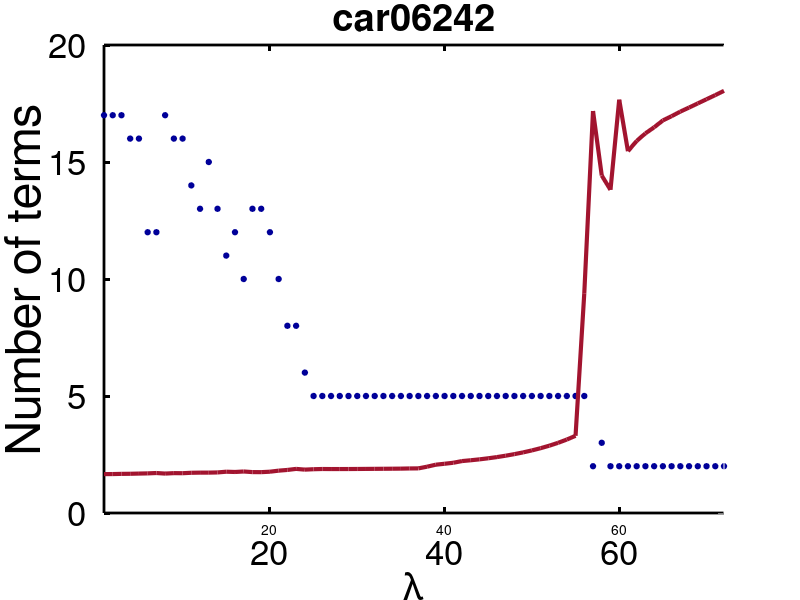

Here is the MATLAB script that generated this plot:
%%SI_car/cal06242. Structural analysis

%%%%%%%%%%%%%%%%%%%%%%%%%  S^3d method %%%%%%%%%%%%%%%%%%%%%%%%%%%%%%%%%%%%
%%% This file generate the Fig.14-SI presented in                       %%%
%%% Ye Yuan, " Machine Discovery of Partial Differential 
%%%             Equations from Spatiotemporal Data"                     %%%
%   @author: Ye Yuan
%%%%%%%%%%%%%%%%%%%%%%%%%%%%%%%%%%%%%%%%%%%%%%%%%%%%%%%%%%%%%%%%%%%%%%%%%%%

load('fig242right.mat');
x = num;
y1 = number;
y2 = err;
[AX,H1,H2] = plotyy(x,y1,x,y2,'plot');
set(AX(1),'XColor','k','YColor',[0 0 0]);
set(AX(2),'XColor','k','YColor','w');
set(gca,'color',[0.941176474094391 0.941176474094391 0.941176474094391]);
set(gcf,'color','w');
HH1=get(AX(1),'Ylabel');
set(HH1,'String','Number of terms');
set(HH1,'color',[0 0 0]);
HH2=get(AX(2),'Ylabel');
set(HH2,'color','r');
set(H1,'MarKer','o','Linestyle','none','MarkerFaceColor',[0 0 0.600000023841858],...
    'Color',[0 0 0.600000023841858],'MarkerSize',4); 
set(AX(1),'ylim',[0,20],'ytick',0:5:20)
set(H2,'Linestyle','-','color',[0.635294139385223 0.0784313753247261 0.184313729405403],'Linewidth',3);
set(AX(2),'ylim',[0.15,0.26],'ytick',0.15:0.02:0.26);  
xlabel('\lambda');
title('car06242');
set(gca,'linewidth',2);
set(gca,'FontSize',25);
set(get(gca,'YLabel'),'Fontsize',35);